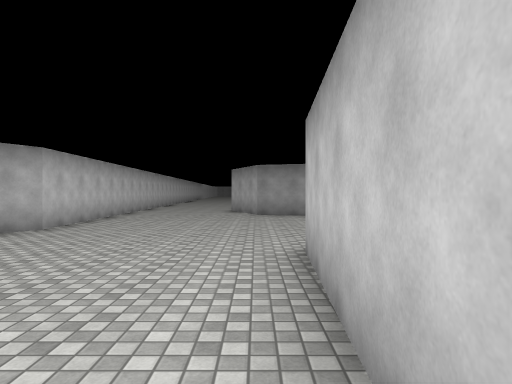
View 1 (above)

21 first-person views from a walk through a 3-D level made in the Unity game engine. The camera is 1.5 m above the floor, looks level and sees 75° across. The floor is counted in squares, 2 m on a side. Each view is taken from the middle of a square. On the plan, view 1 faces up. The plan holds only what a view shows up to about 11 squares ahead; the rest is blank. The place goes on beyond the plan. The player is left out. Surface patterns are stand-ins for the level's own textures.

View 2
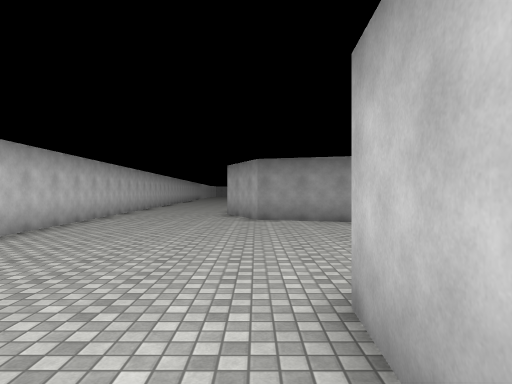

View 3
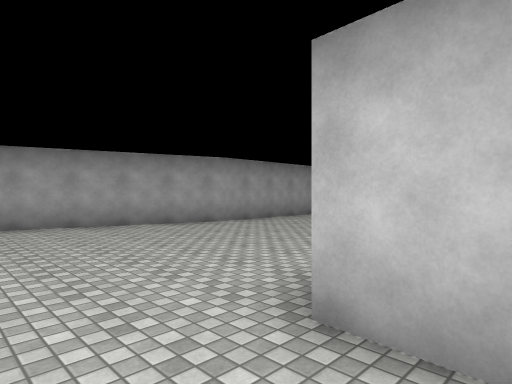

View 4
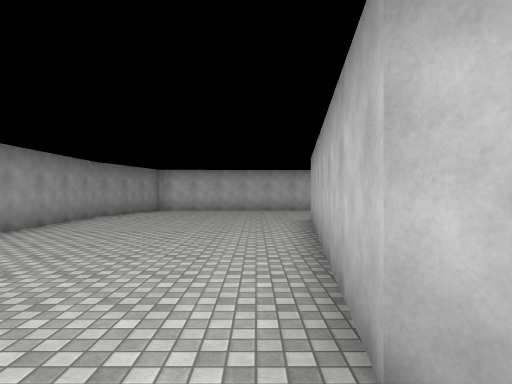

View 5
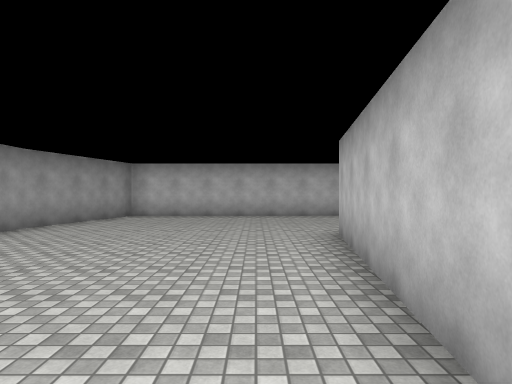

View 6
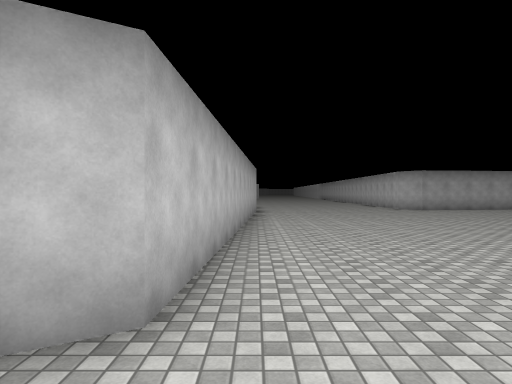

View 7
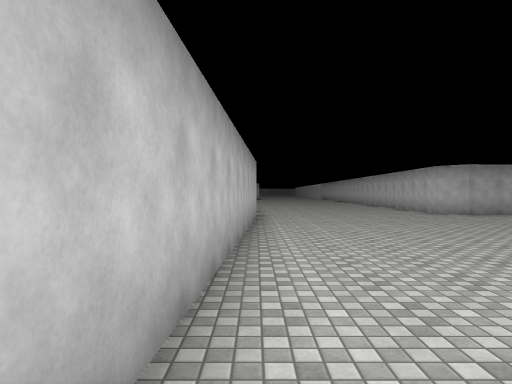

View 8
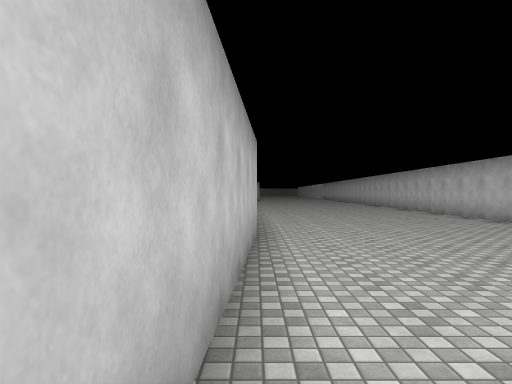

View 9
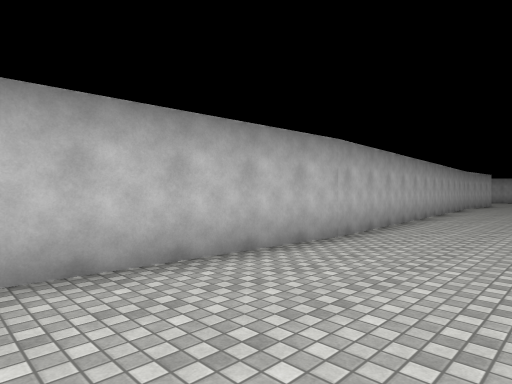

View 10
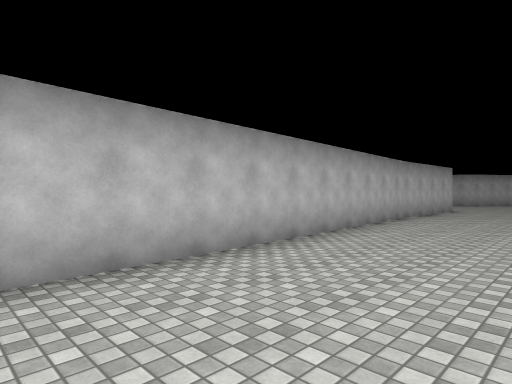

View 11
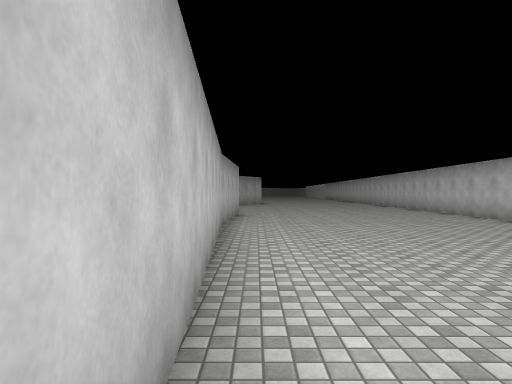

View 12
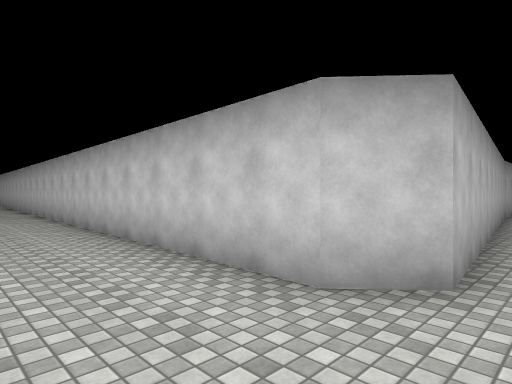

View 13
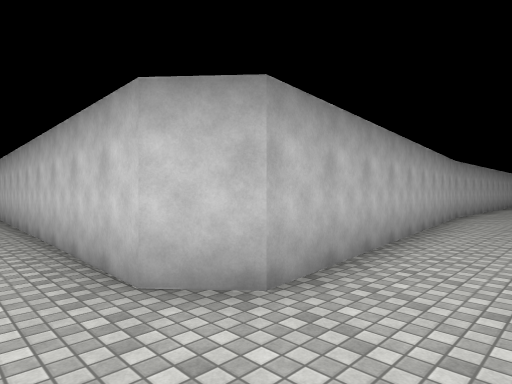

View 14
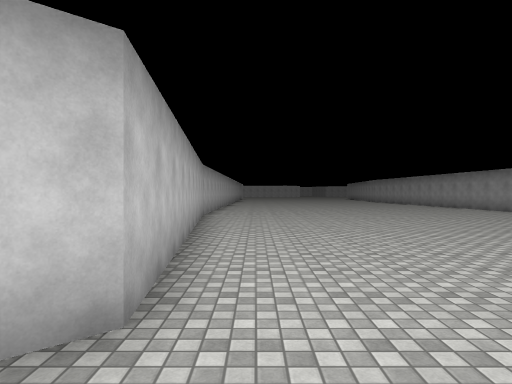

View 15
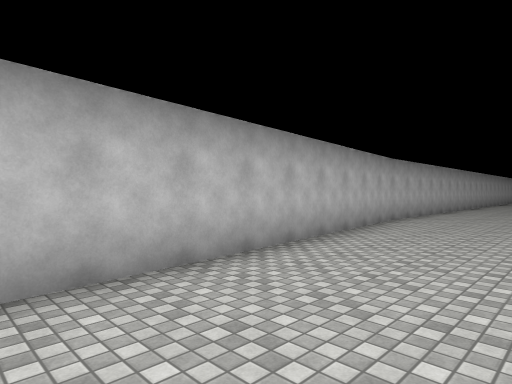

View 16
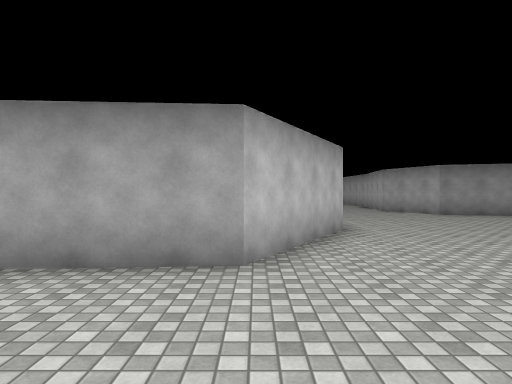

View 17
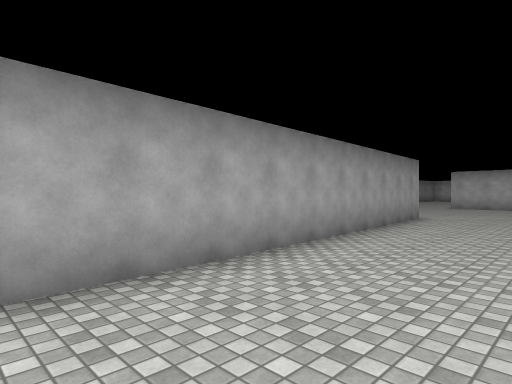

View 18
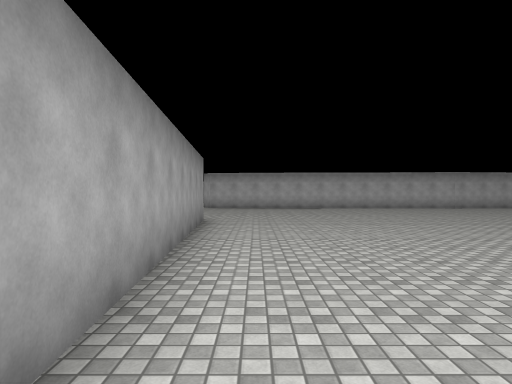

View 19
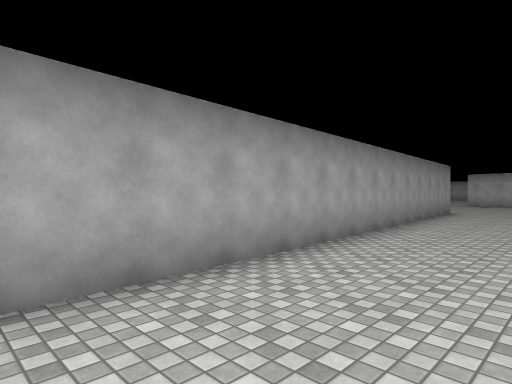

View 20
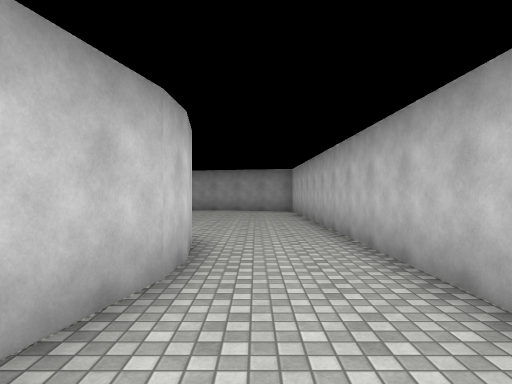

View 21
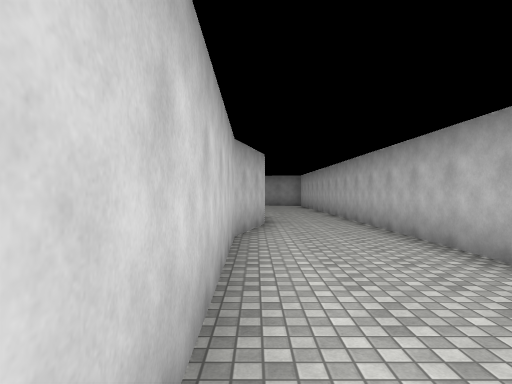

### Floor plan
Points are (right, up) in squares from view 1. A wall is a line through its corners. A room is listed if a view was taken in it or the views show most of it. See-through windows are left out.
Room 1 (views 1, 2, 3, 4, 5, 6, 7, 8, 9, 10, 11, 12, 13, 14, 15, 16, 17, 18, 19, 20, 21)
walls: (0, -7) (0.6, 4.2) (1.2, 4.5) (8.9, 3.5); (10.6, -3.6) (10.7, -8.7); (11.2, -1) (10.6, -3.5); (11.1, 0.7) (11.2, -0.3) (11.2, -1.2); (-15.9, -8.7) (-6.8, -7.7) (-6.2, -8.5) (-6.6, -22); (4.6, 9.6) (0.1, 11) (-0.9, 13.1); (0.8, -18.9) (0, -6.9); (13.7, -5.6) (13.4, 8.9) (9.8, 9.8); (-4.6, 13.1) (-4.3, 6.7) (-6.1, 3.4) (-18.7, 2.5); (-18.9, -8.7) (-15.8, -8.7); (0.6, -22) (0.8, -18.8); (9.9, 9.8) (4.5, 9.7)

Where each view was taken, in squares from view 1:
view 1: 0 up, 0 right, facing up
view 2: 2 up, 0 right, facing up
view 3: 3 up, 1 left, facing up-right
view 4: 5 up, 0 right, facing right
view 5: 5 up, 3 right, facing right
view 6: 6 up, 0 right, facing down
view 7: 3 up, 0 right, facing down
view 8: 1 down, 0 right, facing down
view 9: 2 down, 3 left, facing down-right
view 10: 9 down, 3 left, facing down-right
view 11: 11 down, 0 right, facing down
view 12: 7 down, 4 left, facing down-left
view 13: 6 down, 5 left, facing down-left
view 14: 7 down, 5 left, facing left
view 15: 5 down, 7 left, facing down-left
view 16: 0 up, 6 left, facing up
view 17: 0 up, 16 left, facing up-right
view 18: 2 up, 15 left, facing right
view 19: 0 up, 19 left, facing up-right
view 20: 4 down, 12 right, facing up
view 21: 9 down, 11 right, facing up
